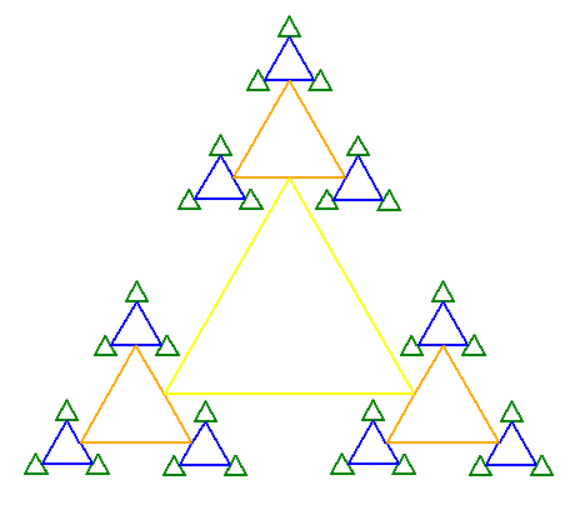

Here is the Python script that generated this plot:
from turtle import *

def dreieck(laenge,bremse):
    if bremse == 0: return
    
    left(90)
    color(farben[bremse%len(farben)])
    fd(laenge//2)

    for i in range(3):
        pos = position()
        head = heading()
        
        left(30)
        dreieck(0.45*laenge,bremse-1)
        
        setpos(pos)
        setheading(head)
        right(120)
        
        color(farben[bremse%len(farben)])
        if i == 2:
            fd(laenge//2)
        else:
            fd(laenge)
  
farben = ['red','green','blue','orange','yellow']  
hideturtle()
speed(0)
up()
goto(0,-100)
down()
left(90)
pensize(2)
dreieck(200,4)
